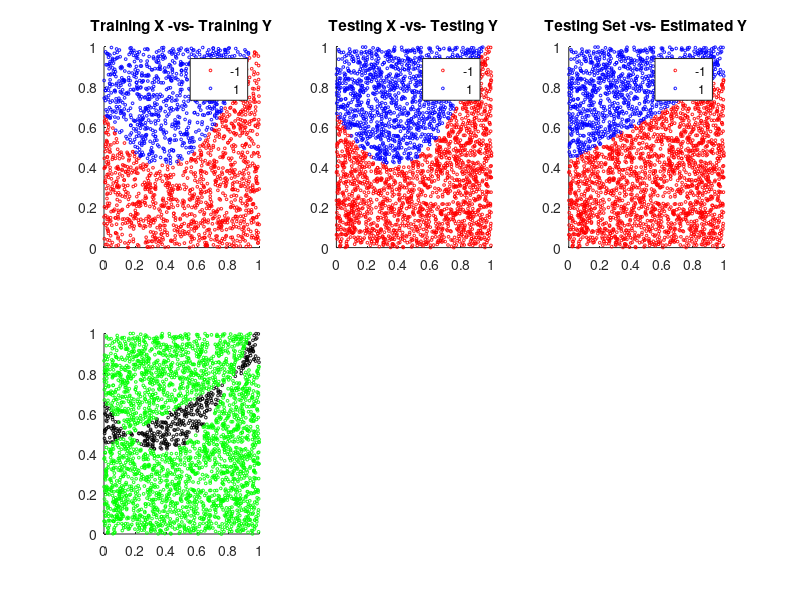

Reproduce this figure in MATLAB. (Note: this script raises an error after producing the figure.)
% Script implementing Logistic Regression
% No regularization; using simple SGD.
% Source: Learning from Data, EdX course, Mostafa.

% Initialization
d = 2; % dimension of space
N_train = 2000; % number of training points           
N_test = 3000;
maxIter = 10000;
precision = 10^(-5); % stopping condition for change in norm(w0-w1)
nu = 1; % learning rate
threshold = 0.5; % Threshold used to estimate the class based on the estimated probabilities
sigmoid = @(x) 1./(1+exp(-x)); % Sigmoid function

% Creating target function, a binary function on the plane, with a polynomial boundary
a1 = 4*rand()-1;
a2 = 2*rand()-1;
a3 = (1/3)+(1/3)*rand();

% Generating points
X_train = rand(N_train,d); % training points
Y_train = 2*(a1*(X_train(:,1)-0.5).^2+a2*(X_train(:,1)-0.5)+a3 < X_train(:,2))-1; % training labels: +1 or -1

% Learning phase
X_e = [ones(N_train,1), X_train]; % adding bias term
w0 = zeros(d+1,1); % starting search of optimal weights for hypothesis
iter = 0;
wChange = precision+1; % measures current change in weights 
InErrors = zeros(maxIter,1); % in-sample errors per iteration
while iter < maxIter && wChange > precision  % iterates while wChange is large and iterations are few
    iter = iter+1;
    InErrors(iter) = -mean(log(sigmoid(Y_train.*(X_e*w0)))); % In-sample error ('cross-entropy error'). Slide 16/24, slides09 Mostafa.pdf
    J = randsample(N_train,1); % Takes a random point per iteration on which the gradient is computed
    grad = -(repmat(sigmoid(-Y_train(J).*(X_e(J,:)*w0)).*Y_train(J),1,d+1).*X_e(J,:))'; % As Slide 23/24, slides09 Mostafa.pdf, but only for 1 training pt.
    w1 = w0 - nu*grad; % update weights
    wChange = norm(w0-w1); % measure change in weights
    w0 = w1; % ready for next iteration   
end
InErrors = InErrors(1:iter); % Relevant errors in case iter < maxIter

% Generating test points
X_test = rand(N_test,d); % testing points
X_e = [ones(N_test,1), X_test]; % adding bias term
Y_test = 2*(a1*(X_test(:,1)-0.5).^2+a2*(X_test(:,1)-0.5)+a3 < X_test(:,2))-1; % testing labels: +1 or -1

% Estimation
Y_guess = 2*(sigmoid(X_e*w0)>threshold)-1; % sigmoid(X_e*w0)=P[y=1|x]. For the class estimation we use a threshold 

% Results
accuracy = mean(Y_test==Y_guess);
disp(accuracy);
OutError = -mean(log(sigmoid(Y_test.*(X_e*w0)))); % Out of sample error
disp(OutError);
disp(InErrors(end));

% PLOTS
figure                                                       
subplot(2,3,1);                                                           
gscatter(X_train(:,1),X_train(:,2),Y_train,'rb','oo',2);      
title('Training X -vs- Training Y');                                       

subplot(2,3,2);
gscatter(X_test(:,1),X_test(:,2),Y_test,'rb','oo',2);      
title('Testing X -vs- Testing Y');                    

subplot(2,3,3);                                              
gscatter(X_test(:,1),X_test(:,2),Y_guess,'rb','oo',2);        
title('Testing Set -vs- Estimated Y');                    

subplot(2,3,4);                                              
gscatter(X_test(:,1),X_test(:,2),Y_guess==Y_test,'kg','oo',2);         
title('Testing Set -vs- Correctness');  

subplot(2,3,5);                                              
plot(InErrors);
title('In-sample Errors');  